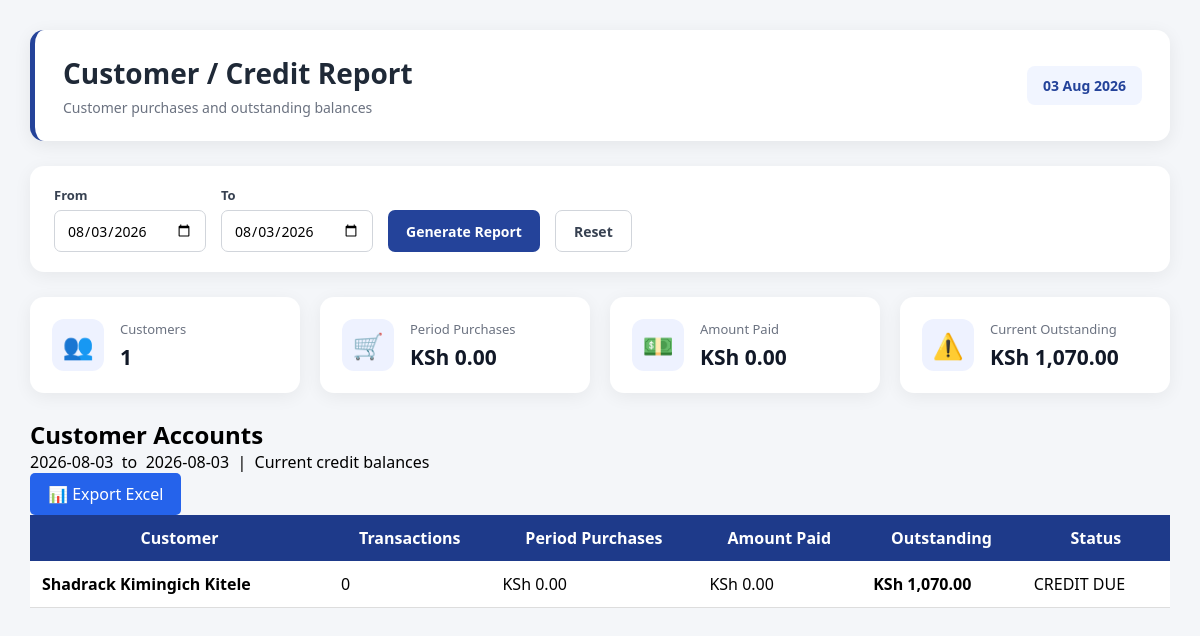
Screenshot of /admin/reports/customers.php (signed in) with the database file from the repository.
### tables this page shows
CREATE TABLE `customers` (
  `id` int(11) NOT NULL AUTO_INCREMENT,
  `customer_code` varchar(50) DEFAULT NULL,
  `customer_name` varchar(150) NOT NULL,
  `phone` varchar(30) DEFAULT NULL,
  `email` varchar(100) DEFAULT NULL,
  `address` varchar(255) DEFAULT NULL,
  `status` enum('Active','Inactive') NOT NULL DEFAULT 'Active',
  `credit_balance` decimal(12,2) NOT NULL DEFAULT 0.00,
  PRIMARY KEY (`id`),
  UNIQUE KEY `customer_code` (`customer_code`)
);

### admin/reports/customers.php (the view, shortened to what this page needs)
<?php
require_once "../../config/database.php";
$from = $_GET['from'] ?? date('Y-m-d');
$to   = $_GET['to'] ?? date('Y-m-d');
$sql = "
    SELECT
        c.id,
        c.customer_name,
        c.credit_balance,
        COUNT(s.id) AS transactions,
        COALESCE(
            SUM(s.total),
            0
        ) AS total_purchases,
        COALESCE(
            SUM(s.amount_paid),
            0
        ) AS total_paid
    FROM customers c
    LEFT JOIN sales s
        ON s.customer_id = c.id
        AND DATE(s.sale_date)
            BETWEEN ? AND ?
    WHERE
        c.status = 'Active'
    GROUP BY
        c.id,
        c.customer_name,
        c.credit_balance
    HAVING
        transactions > 0
        OR c.credit_balance > 0
    ORDER BY
        c.credit_balance DESC,
        c.customer_name ASC
";
$stmt = mysqli_prepare($conn, $sql);
mysqli_stmt_bind_param(
    $stmt,
    "ss",
    $from,
    $to
);
if (!mysqli_stmt_execute($stmt)) {
    die(
        "Unable to generate Customer Credit Report: " .
        htmlspecialchars(mysqli_stmt_error($stmt))
    );
}
$result = mysqli_stmt_get_result($stmt);
$total_customers = 0;
$total_purchases = 0;
$total_paid = 0;
$total_outstanding = 0;
while ($row = mysqli_fetch_assoc($result)) {
    $total_customers++;
    $total_purchases +=
        (float) $row['total_purchases'];
    $total_paid +=
        (float) $row['total_paid'];
    $total_outstanding +=
        (float) $row['credit_balance'];
}
$stmt = mysqli_prepare($conn, $sql);
mysqli_stmt_bind_param(
    $stmt,
    "ss",
    $from,
    $to
);
if (!mysqli_stmt_execute($stmt)) {
    die(
        "Unable to reload Customer Credit Report: " .
        htmlspecialchars(mysqli_stmt_error($stmt))
    );
}
$result = mysqli_stmt_get_result($stmt);
?>
<!DOCTYPE html>
<html lang="en">
<head>
<link
    rel="stylesheet"
    href="../../assets/css/style.css"
>
<link
    rel="stylesheet"
    href="../../assets/css/reports.css"
>
</head>
<body>
<div class="reports-container">
<div class="reports-header">
    <div>
        <h1>
            Customer / Credit Report
        </h1>
        <p>
            Customer purchases and outstanding balances
        </p>
    </div>
    <div class="report-date">
        <?= date('d M Y'); ?>
    </div>
</div>
<div class="report-filter">
<form method="GET">
<div>
<label>
From
</label>
<input
    type="date"
    name="from"
    value="<?= htmlspecialchars($from); ?>"
    required
>
</div>
<div>
<label>
To
</label>
<input
    type="date"
    name="to"
    value="<?= htmlspecialchars($to); ?>"
    required
>
</div>
<button type="submit">
    Generate Report
</button>
<a href="customers.php">
    Reset
</a>
</form>
</div>
<div class="report-cards">
<div class="report-card">
    <div class="card-icon">
        👥
    </div>
    <div>
        <span>
            Customers
        </span>
        <h2>
            <?= number_format($total_customers); ?>
        </h2>
    </div>
</div>
<div class="report-card">
    <div class="card-icon">
        🛒
    </div>
    <div>
        <span>
            Period Purchases
        </span>
        <h2>
            KSh <?= number_format(
                $total_purchases,
                2
            ); ?>
        </h2>
    </div>
</div>
<div class="report-card">
    <div class="card-icon">
        💵
    </div>
    <div>
        <span>
            Amount Paid
        </span>
        <h2>
            KSh <?= number_format(
                $total_paid,
                2
            ); ?>
        </h2>
    </div>
</div>
<div class="report-card">
    <div class="card-icon">
        ⚠️
    </div>
    <div>
        <span>
            Current Outstanding
        </span>
        <h2>
            KSh <?= number_format(
                $total_outstanding,
                2
            ); ?>
        </h2>
    </div>
</div>
</div>
<div class="recent-sales">
<div class="section-header">
<div>
    <h2>
        Customer Accounts
    </h2>
    <p>
        <?= htmlspecialchars($from); ?>
        &nbsp;to&nbsp;
        <?= htmlspecialchars($to); ?>
        &nbsp;|&nbsp;
        Current credit balances
    </p>
</div>
<div>
<a
    href="export_credit_excel.php?from=<?= urlencode($from); ?>&to=<?= urlencode($to); ?>"
    target="_blank"
    class="btn btn-success"
>
    📊 Export Excel
</a>
</div>
</div>
<div class="table-wrapper">
<table>
<thead>
<tr>
<th>
Customer
</th>
<th>
Transactions
</th>
<th>
Period Purchases
</th>
<th>
Amount Paid
</th>
<th>
Outstanding
</th>
<th>
Status
</th>
</tr>
</thead>
<tbody>
<?php if ($result && mysqli_num_rows($result) > 0): ?>
<?php while ($row = mysqli_fetch_assoc($result)): ?>
<?php
$current_balance =
    (float) $row['credit_balance'];
?>
<tr>
<td>
<strong>
<?= htmlspecialchars(
    $row['customer_name']
); ?>
</strong>
</td>
<td>
<?= number_format(
    $row['transactions']
); ?>
</td>
<td>
KSh <?= number_format(
    $row['total_purchases'],
    2
); ?>
</td>
<td>
KSh <?= number_format(
    $row['total_paid'],
    2
); ?>
</td>
<td>
<strong>
KSh <?= number_format(
    $current_balance,
    2
); ?>
</strong>
</td>
<td>
<?php if ($current_balance > 0): ?>
<span class="balance-warning">
    CREDIT DUE
</span>
<?php else: ?>
<span class="balance-clear">
    CLEARED
</span>
<?php endif; ?>
</td>
</tr>
<?php endwhile; ?>
<?php endif; ?>
</tbody>
</table>
</div>
</div>
</div>
</body>
</html>

### assets/css/style.css (style rules this page uses)
* { margin:0; padding:0; box-sizing:border-box; font-family:Segoe UI, Arial, sans-serif; }
body { background:#f4f6f9; }
table { width:100%; border-collapse:collapse; background:white; }
table th { background:#1e3a8a; color:white; padding:12px; }
table td { padding:12px; border-bottom:1px solid #ddd; }
.btn { display:inline-block; background:#2563eb; color:white; padding:10px 18px; text-decoration:none; border-radius:5px; }

### assets/css/reports.css (style rules this page uses)
.reports-container { padding: 30px; max-width: 1400px; margin: 0 auto; }
.reports-header { display: flex; justify-content: space-between; align-items: center; margin-bottom: 25px; padding: 24px 28px; background: #ffffff; border-radius: 14px; box-shadow: 0 4px 18px rgba(0, 0, 0, 0.07); border-left: 5px solid #24439a; }
.reports-header h1 { margin: 0 0 6px; font-size: 28px; font-weight: 700; color: #1f2937; }
.reports-header p { margin: 0; font-size: 14px; color: #6b7280; }
.report-date { padding: 10px 16px; background: #f1f5ff; color: #24439a; border-radius: 8px; font-size: 14px; font-weight: 600; }
.report-cards { display: grid; grid-template-columns: repeat(4, minmax(0, 1fr)); gap: 20px; margin-bottom: 25px; }
.report-card { display: flex; align-items: center; gap: 16px; padding: 22px; background: #ffffff; border-radius: 14px; box-shadow: 0 4px 18px rgba(0, 0, 0, 0.06); transition: transform 0.2s ease, box-shadow 0.2s ease; }
.card-icon { width: 52px; height: 52px; min-width: 52px; display: flex; align-items: center; justify-content: center; border-radius: 12px; background: #eef2ff; font-size: 25px; }
.report-card span { display: block; margin-bottom: 5px; font-size: 13px; color: #6b7280; font-weight: 500; }
.report-card h2 { margin: 0; font-size: 21px; color: #111827; font-weight: 700; }
.report-filter { background: #ffffff; padding: 20px 24px; margin-bottom: 25px; border-radius: 14px; box-shadow: 0 4px 18px rgba(0, 0, 0, 0.06); }
.report-filter form { display: flex; align-items: flex-end; gap: 15px; flex-wrap: wrap; }
.report-filter form > div { display: flex; flex-direction: column; gap: 6px; }
.report-filter label { font-size: 13px; font-weight: 600; color: #374151; }
.report-filter input, .report-filter select { height: 42px; padding: 0 12px; border: 1px solid #d1d5db; border-radius: 7px; background: #ffffff; font-size: 14px; }
.report-filter button, .report-filter a { height: 42px; padding: 0 18px; display: inline-flex; align-items: center; justify-content: center; border-radius: 7px; font-size: 14px; font-weight: 600; text-decoration: none; cursor: pointer; }
.report-filter button { border: none; background: #24439a; color: #ffffff; }
.report-filter a { border: 1px solid #d1d5db; color: #374151; background: #ffffff; }

### rows the page displays
customers: customer_name "Shadrack Kimingich Kitele", transactions "0", total_purchases "0.00", total_paid "0.00", credit_balance "1,070.00", shows "CREDIT DUE"

### other values shown
$total_customers "1"
$total_purchases "0.00"
$total_paid "0.00"
$total_outstanding "1,070.00"
$from "2026-08-03"
$to "2026-08-03"
